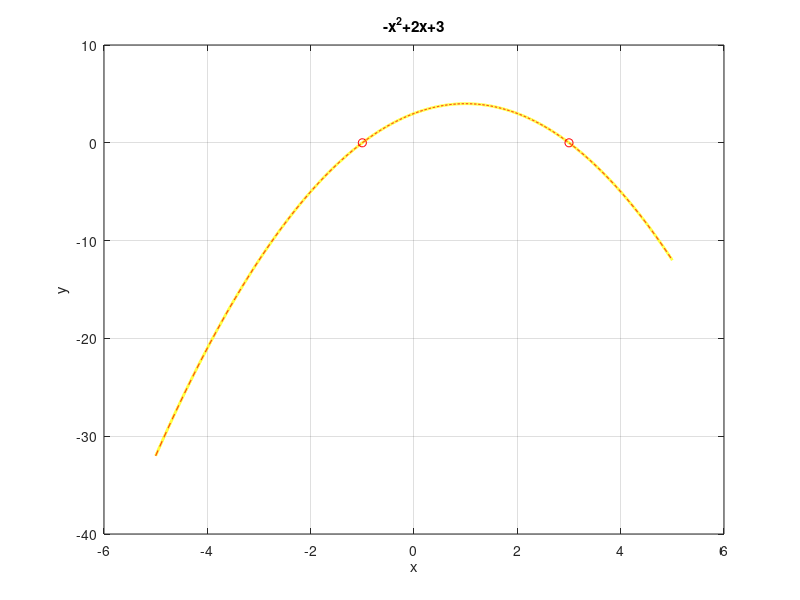

The MATLAB script that drew this image:
a = -1;
b = 2;
c = 3;
coefficients = [a, b, c];
x = linspace(-5, 5, 2000);
delta = b ^ 2 - 4 * a * c

x_1 = (-1 * b + sqrt(delta)) / (2 * a)
x_2 = (-1 * b - sqrt(delta)) / (2 * a)
y_1 = a * x_1 ^ 2 + b * x_1 + c
y_2 = a * x_2 ^ 2 + b * x_2 + c
zeros = [x_1, y_1; x_2, y_2];

y = a * x .^ 2 + b * x + c;

y_m = polyval(coefficients, x);

r = roots(coefficients);

figure(1)
plot(x, y, 'y', 'LineWidth', 2)
hold on
plot(zeros(:, 1), zeros(:, 2), 'ro')

grid on
xlabel("x")
ylabel("y")
title("-x^2+2x+3")

plot(x, y_m, 'r--')
